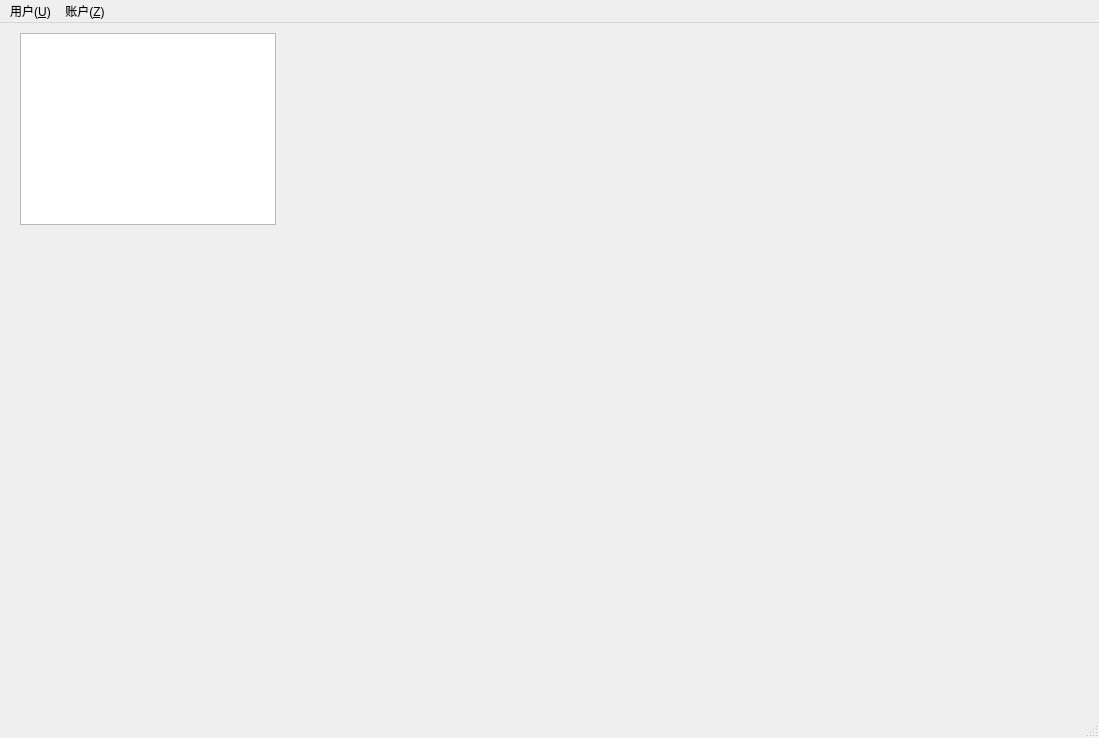
<?xml version="1.0" encoding="UTF-8"?>
<ui version="4.0">
 <class>MainWindow</class>
 <widget class="QMainWindow" name="MainWindow">
  <property name="geometry">
   <rect>
    <x>0</x>
    <y>0</y>
    <width>1099</width>
    <height>738</height>
   </rect>
  </property>
  <property name="windowTitle">
   <string>银行账户管理系统 刘洋 计科184</string>
  </property>
  <widget class="QWidget" name="centralwidget">
   <widget class="QTableWidget" name="tableWidget">
    <property name="geometry">
     <rect>
      <x>20</x>
      <y>10</y>
      <width>256</width>
      <height>192</height>
     </rect>
    </property>
   </widget>
  </widget>
  <widget class="QMenuBar" name="menubar">
   <property name="geometry">
    <rect>
     <x>0</x>
     <y>0</y>
     <width>1099</width>
     <height>23</height>
    </rect>
   </property>
   <widget class="QMenu" name="menu_U">
    <property name="title">
     <string>用户(&amp;U)</string>
    </property>
    <addaction name="separator"/>
    <addaction name="actionLogout"/>
    <addaction name="actionRegister_R"/>
   </widget>
   <widget class="QMenu" name="menu_Z">
    <property name="title">
     <string>账户(&amp;Z)</string>
    </property>
    <addaction name="separator"/>
    <addaction name="actionNewAccount"/>
   </widget>
   <addaction name="menu_U"/>
   <addaction name="menu_Z"/>
  </widget>
  <widget class="QStatusBar" name="statusbar"/>
  <action name="actionLogout">
   <property name="text">
    <string>退出登陆(&amp;T)</string>
   </property>
  </action>
  <action name="actionNewAccount">
   <property name="text">
    <string>创建帐户(&amp;C)</string>
   </property>
  </action>
  <action name="actionRegister_R">
   <property name="text">
    <string>注册用户(&amp;R)</string>
   </property>
  </action>
 </widget>
 <resources/>
 <connections/>
</ui>
